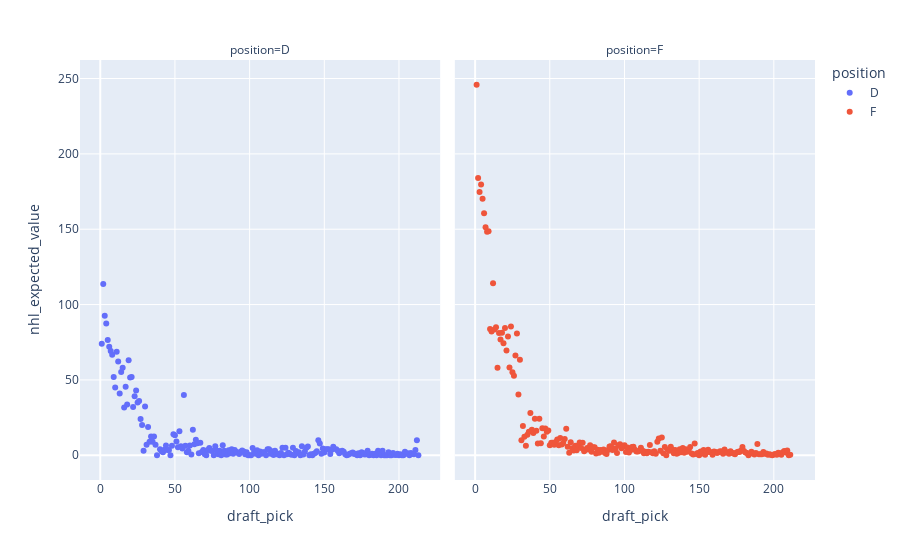

Notebook source saved alongside this figure:
### Code cell
px.scatter(draft, x="draft_pick", y="nhl_expected_value", color='position', facet_col='position')

### Figure 1 — Plotly figure (JSON) as saved in the notebook; plotly's stock layout.template omitted (floating-point values rounded to 4 significant figures; data arrays with more than 128 entries replaced by an {"elided": "..."} marker saying what was removed)
{"data": [{"hovertemplate": "position=D<br>draft_pick=%{x}<br>nhl_expected_value=%{y}<extra></extra>", "legendgroup": "D", "marker": {"color": "#636efa", "symbol": "circle"}, "mode": "markers", "name": "D", "orientation": "v", "showlegend": true, "type": "scatter", "x": {"elided": "211 int values"}, "xaxis": "x", "y": {"elided": "211 float values"}, "yaxis": "y"}, {"hovertemplate": "position=F<br>draft_pick=%{x}<br>nhl_expected_value=%{y}<extra></extra>", "legendgroup": "F", "marker": {"color": "#EF553B", "symbol": "circle"}, "mode": "markers", "name": "F", "orientation": "v", "showlegend": true, "type": "scatter", "x": {"elided": "211 int values"}, "xaxis": "x2", "y": {"elided": "211 float values"}, "yaxis": "y2"}], "layout": {"annotations": [{"font": {}, "showarrow": false, "text": "position=D", "x": 0.245, "xanchor": "center", "xref": "paper", "y": 1, "yanchor": "bottom", "yref": "paper"}, {"font": {}, "showarrow": false, "text": "position=F", "x": 0.755, "xanchor": "center", "xref": "paper", "y": 1, "yanchor": "bottom", "yref": "paper"}], "legend": {"title": {"text": "position"}, "tracegroupgap": 0}, "margin": {"t": 60}, "xaxis": {"anchor": "y", "domain": [0, 0.49], "title": {"text": "draft_pick"}}, "xaxis2": {"anchor": "y2", "domain": [0.51, 1], "matches": "x", "title": {"text": "draft_pick"}}, "yaxis": {"anchor": "x", "domain": [0, 1], "title": {"text": "nhl_expected_value"}}, "yaxis2": {"anchor": "x2", "domain": [0, 1], "matches": "y", "showticklabels": false}}}
